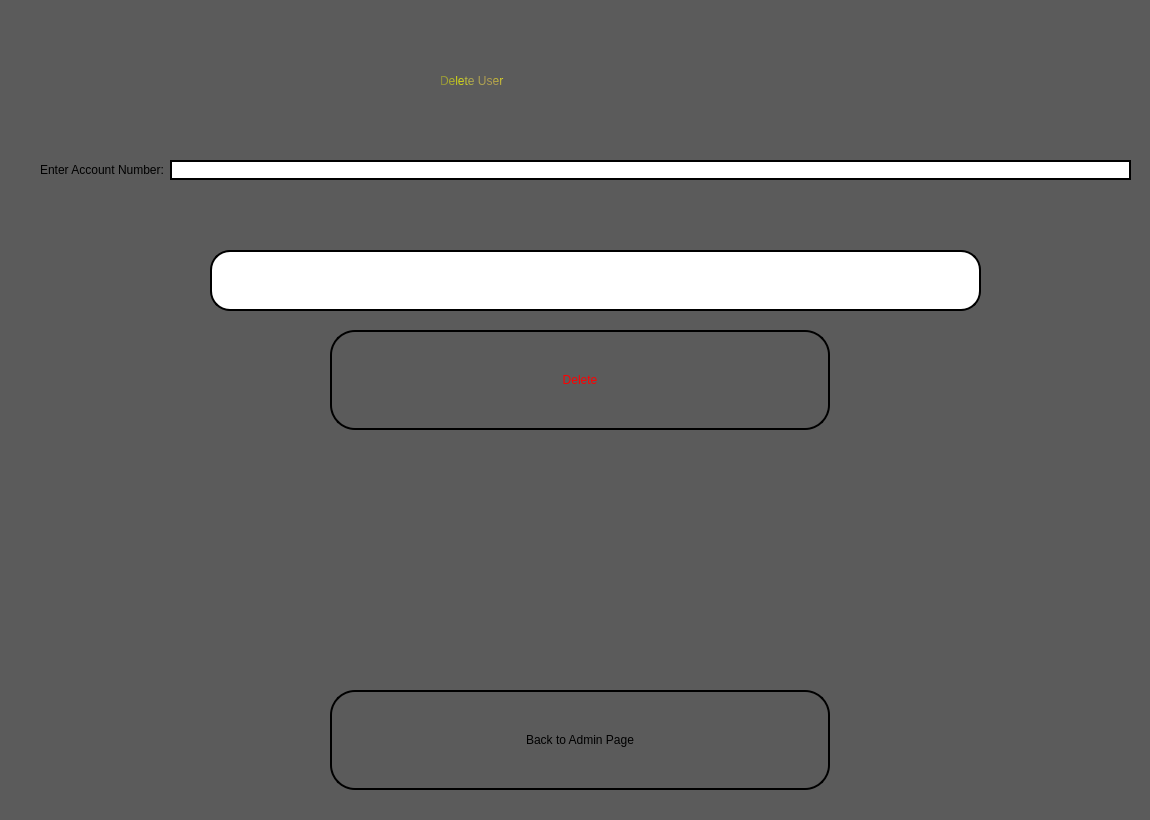
<?xml version="1.0" encoding="UTF-8"?>
<ui version="4.0">
 <class>Delete_User</class>
 <widget class="QWidget" name="Delete_User">
  <property name="geometry">
   <rect>
    <x>0</x>
    <y>0</y>
    <width>1150</width>
    <height>820</height>
   </rect>
  </property>
  <property name="windowTitle">
   <string>Admin - Delete User</string>
  </property>
  <property name="windowIcon">
   <iconset>
    <normaloff>C:/Users/Ahmed Mohammed/Desktop/Pictures/App_Icon.png</normaloff>C:/Users/Ahmed Mohammed/Desktop/Pictures/App_Icon.png</iconset>
  </property>
  <property name="styleSheet">
   <string notr="true"/>
  </property>
  <widget class="QGroupBox" name="groupBox">
   <property name="geometry">
    <rect>
     <x>0</x>
     <y>0</y>
     <width>1150</width>
     <height>820</height>
    </rect>
   </property>
   <property name="styleSheet">
    <string notr="true"/>
   </property>
   <property name="title">
    <string/>
   </property>
   <widget class="QLabel" name="Sign_In_Label">
    <property name="geometry">
     <rect>
      <x>0</x>
      <y>0</y>
      <width>1150</width>
      <height>820</height>
     </rect>
    </property>
    <property name="sizePolicy">
     <sizepolicy hsizetype="Fixed" vsizetype="Fixed">
      <horstretch>0</horstretch>
      <verstretch>0</verstretch>
     </sizepolicy>
    </property>
    <property name="styleSheet">
     <string notr="true">background-color: rgb(91, 91, 91);</string>
    </property>
    <property name="text">
     <string/>
    </property>
    <property name="pixmap">
     <pixmap>C:/Users/Ahmed Mohammed/Desktop/Pictures/ezgif-6-82dce513e7.png</pixmap>
    </property>
    <property name="scaledContents">
     <bool>true</bool>
    </property>
   </widget>
   <widget class="QPushButton" name="Back">
    <property name="geometry">
     <rect>
      <x>330</x>
      <y>690</y>
      <width>500</width>
      <height>100</height>
     </rect>
    </property>
    <property name="styleSheet">
     <string notr="true">border-color: qlineargradient(spread:pad, x1:0, y1:0, x2:1, y2:0, stop:0 rgba(0, 0, 0, 255), stop:1 rgba(255, 255, 255, 255));
font: 700 20pt &quot;Segoe Script&quot;;
color: qconicalgradient(cx:0.058, cy:0.636, angle:0, stop:0 rgba(91, 80, 0, 255), stop:0.16 rgba(136, 106, 22, 255), stop:0.168269 rgba(235, 219, 102, 255), stop:0.225 rgba(128, 105, 15, 255), stop:0.285 rgba(204, 181, 74, 255), stop:0.415 rgba(245, 236, 112, 255), stop:0.52 rgba(209, 190, 76, 255), stop:0.57 rgba(187, 156, 51, 255), stop:0.695 rgba(202, 174, 68, 255), stop:0.75 rgba(218, 202, 86, 255), stop:0.815 rgba(208, 187, 73, 255), stop:0.88 rgba(187, 156, 51, 255), stop:0.935 rgba(137, 108, 26, 255), stop:0.990385 rgba(119, 98, 14, 255), stop:1 rgba(35, 40, 3, 255));

color: qconicalgradient(cx:0.909, cy:1, angle:0, stop:0 rgba(217, 193, 0, 255), stop:0.16 rgba(136, 106, 22, 255), stop:0.168269 rgba(235, 219, 102, 255), stop:0.225 rgba(128, 105, 15, 255), stop:0.285 rgba(204, 181, 74, 255), stop:0.415 rgba(245, 236, 112, 255), stop:0.52 rgba(209, 190, 76, 255), stop:0.57 rgba(187, 156, 51, 255), stop:0.695 rgba(202, 174, 68, 255), stop:0.75 rgba(218, 202, 86, 255), stop:0.815 rgba(208, 187, 73, 255), stop:0.88 rgba(187, 156, 51, 255), stop:0.935 rgba(137, 108, 26, 255), stop:0.990385 rgba(119, 98, 14, 255), stop:1 rgba(35, 40, 3, 255));

border-radius: 25px; /* This should be half of the width/height */
border: 2px solid black; /* Optional: adds a visible border around the button */</string>
    </property>
    <property name="text">
     <string>Back to Admin Page</string>
    </property>
   </widget>
   <widget class="QPushButton" name="Delete">
    <property name="geometry">
     <rect>
      <x>330</x>
      <y>330</y>
      <width>500</width>
      <height>100</height>
     </rect>
    </property>
    <property name="styleSheet">
     <string notr="true">border-color: qlineargradient(spread:pad, x1:0, y1:0, x2:1, y2:0, stop:0 rgba(0, 0, 0, 255), stop:1 rgba(255, 255, 255, 255));
font: 700 20pt &quot;Segoe Script&quot;;
color: qconicalgradient(cx:0.058, cy:0.636, angle:0, stop:0 rgba(91, 80, 0, 255), stop:0.16 rgba(136, 106, 22, 255), stop:0.168269 rgba(235, 219, 102, 255), stop:0.225 rgba(128, 105, 15, 255), stop:0.285 rgba(204, 181, 74, 255), stop:0.415 rgba(245, 236, 112, 255), stop:0.52 rgba(209, 190, 76, 255), stop:0.57 rgba(187, 156, 51, 255), stop:0.695 rgba(202, 174, 68, 255), stop:0.75 rgba(218, 202, 86, 255), stop:0.815 rgba(208, 187, 73, 255), stop:0.88 rgba(187, 156, 51, 255), stop:0.935 rgba(137, 108, 26, 255), stop:0.990385 rgba(119, 98, 14, 255), stop:1 rgba(35, 40, 3, 255));

color: qconicalgradient(cx:0.909, cy:1, angle:0, stop:0 rgba(217, 193, 0, 255), stop:0.16 rgba(136, 106, 22, 255), stop:0.168269 rgba(235, 219, 102, 255), stop:0.225 rgba(128, 105, 15, 255), stop:0.285 rgba(204, 181, 74, 255), stop:0.415 rgba(245, 236, 112, 255), stop:0.52 rgba(209, 190, 76, 255), stop:0.57 rgba(187, 156, 51, 255), stop:0.695 rgba(202, 174, 68, 255), stop:0.75 rgba(218, 202, 86, 255), stop:0.815 rgba(208, 187, 73, 255), stop:0.88 rgba(187, 156, 51, 255), stop:0.935 rgba(137, 108, 26, 255), stop:0.990385 rgba(119, 98, 14, 255), stop:1 rgba(35, 40, 3, 255));

color: rgb(255, 0, 0);

border-radius: 25px; /* This should be half of the width/height */
border: 2px solid black; /* Optional: adds a visible border around the button */</string>
    </property>
    <property name="text">
     <string>Delete</string>
    </property>
   </widget>
   <widget class="QWidget" name="layoutWidget">
    <property name="geometry">
     <rect>
      <x>40</x>
      <y>140</y>
      <width>1091</width>
      <height>60</height>
     </rect>
    </property>
    <layout class="QHBoxLayout" name="horizontalLayout">
     <item>
      <widget class="QLabel" name="label">
       <property name="styleSheet">
        <string notr="true">border-color: qlineargradient(spread:pad, x1:0, y1:0, x2:1, y2:0, stop:0 rgba(0, 0, 0, 255), stop:1 rgba(255, 255, 255, 255));
font: 700 14pt &quot;Segoe Script&quot;;
color: qconicalgradient(cx:0.058, cy:0.636, angle:0, stop:0 rgba(91, 80, 0, 255), stop:0.16 rgba(136, 106, 22, 255), stop:0.168269 rgba(235, 219, 102, 255), stop:0.225 rgba(128, 105, 15, 255), stop:0.285 rgba(204, 181, 74, 255), stop:0.415 rgba(245, 236, 112, 255), stop:0.52 rgba(209, 190, 76, 255), stop:0.57 rgba(187, 156, 51, 255), stop:0.695 rgba(202, 174, 68, 255), stop:0.75 rgba(218, 202, 86, 255), stop:0.815 rgba(208, 187, 73, 255), stop:0.88 rgba(187, 156, 51, 255), stop:0.935 rgba(137, 108, 26, 255), stop:0.990385 rgba(119, 98, 14, 255), stop:1 rgba(35, 40, 3, 255));




</string>
       </property>
       <property name="text">
        <string>Enter Account Number:</string>
       </property>
      </widget>
     </item>
     <item>
      <widget class="QLineEdit" name="Account_Number_LE">
       <property name="styleSheet">
        <string notr="true">border-color: qlineargradient(spread:pad, x1:0, y1:0, x2:1, y2:0, stop:0 rgba(0, 0, 0, 255), stop:1 rgba(255, 255, 255, 255));
font: 700 20pt &quot;Segoe Script&quot;;
color: qconicalgradient(cx:0.058, cy:0.636, angle:0, stop:0 rgba(91, 80, 0, 255), stop:0.16 rgba(136, 106, 22, 255), stop:0.168269 rgba(235, 219, 102, 255), stop:0.225 rgba(128, 105, 15, 255), stop:0.285 rgba(204, 181, 74, 255), stop:0.415 rgba(245, 236, 112, 255), stop:0.52 rgba(209, 190, 76, 255), stop:0.57 rgba(187, 156, 51, 255), stop:0.695 rgba(202, 174, 68, 255), stop:0.75 rgba(218, 202, 86, 255), stop:0.815 rgba(208, 187, 73, 255), stop:0.88 rgba(187, 156, 51, 255), stop:0.935 rgba(137, 108, 26, 255), stop:0.990385 rgba(119, 98, 14, 255), stop:1 rgba(35, 40, 3, 255));


border-radius: 20px; /* This should be half of the width/height */
border: 2px solid black; /* Optional: adds a visible border around the button */</string>
       </property>
      </widget>
     </item>
    </layout>
   </widget>
   <widget class="QLineEdit" name="Delete_User_LE">
    <property name="geometry">
     <rect>
      <x>210</x>
      <y>250</y>
      <width>771</width>
      <height>61</height>
     </rect>
    </property>
    <property name="styleSheet">
     <string notr="true">border-color: qlineargradient(spread:pad, x1:0, y1:0, x2:1, y2:0, stop:0 rgba(0, 0, 0, 255), stop:1 rgba(255, 255, 255, 255));
font: 700 20pt &quot;Segoe Script&quot;;
color: qconicalgradient(cx:0.058, cy:0.636, angle:0, stop:0 rgba(91, 80, 0, 255), stop:0.16 rgba(136, 106, 22, 255), stop:0.168269 rgba(235, 219, 102, 255), stop:0.225 rgba(128, 105, 15, 255), stop:0.285 rgba(204, 181, 74, 255), stop:0.415 rgba(245, 236, 112, 255), stop:0.52 rgba(209, 190, 76, 255), stop:0.57 rgba(187, 156, 51, 255), stop:0.695 rgba(202, 174, 68, 255), stop:0.75 rgba(218, 202, 86, 255), stop:0.815 rgba(208, 187, 73, 255), stop:0.88 rgba(187, 156, 51, 255), stop:0.935 rgba(137, 108, 26, 255), stop:0.990385 rgba(119, 98, 14, 255), stop:1 rgba(35, 40, 3, 255));


border-radius: 20px; /* This should be half of the width/height */
border: 2px solid black; /* Optional: adds a visible border around the button */</string>
    </property>
   </widget>
   <widget class="QLabel" name="label_2">
    <property name="geometry">
     <rect>
      <x>440</x>
      <y>40</y>
      <width>281</width>
      <height>81</height>
     </rect>
    </property>
    <property name="styleSheet">
     <string notr="true">color: rgb(255, 255, 255);
color: qconicalgradient(cx:0, cy:0, angle:135, stop:0 rgba(255, 255, 0, 69), stop:0.375 rgba(255, 255, 0, 69), stop:0.423533 rgba(251, 255, 0, 145), stop:0.45 rgba(247, 255, 0, 208), stop:0.477581 rgba(255, 244, 71, 130), stop:0.518717 rgba(255, 218, 71, 130), stop:0.55 rgba(255, 255, 0, 255), stop:0.57754 rgba(255, 203, 0, 130), stop:0.625 rgba(255, 255, 0, 69), stop:1 rgba(255, 255, 0, 69));
font: 3000 24pt &quot;Segoe Script&quot;;
</string>
    </property>
    <property name="text">
     <string>Delete User</string>
    </property>
   </widget>
  </widget>
 </widget>
 <resources/>
 <connections/>
</ui>
